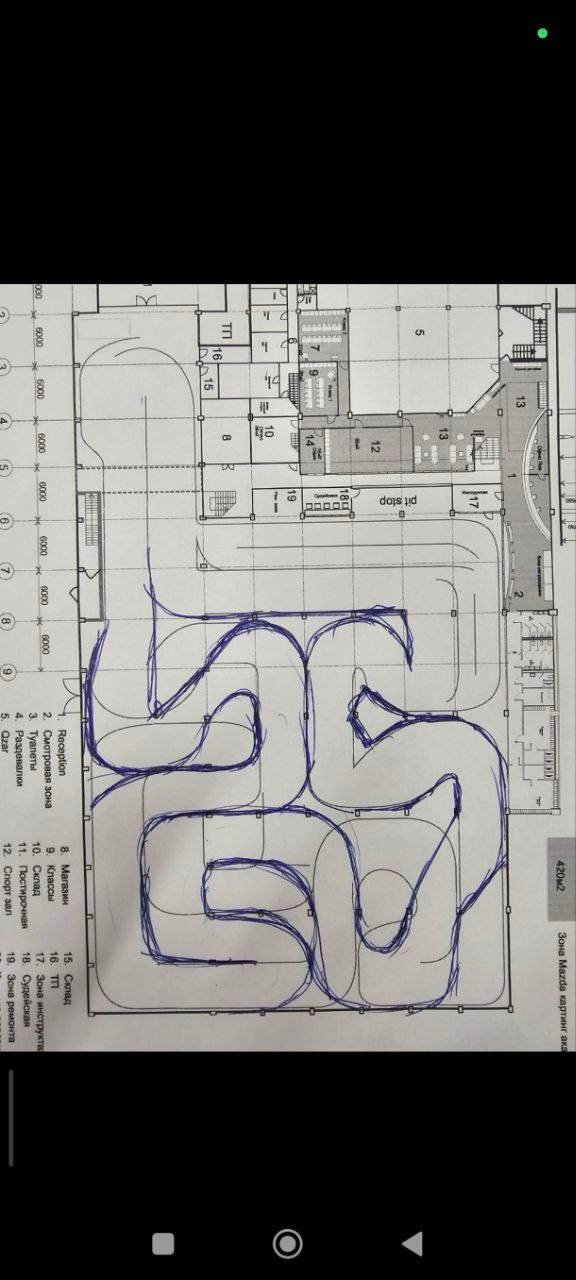
#> input picture analysis/tracks/miks.jpeg, 576 x 1280 px
$ python track_editor.py ../tracks/miks.jpeg
#> lines starting #> are read from the running program, lines starting #| are printed output that depends on the picture
"""Интерактивный редактор карты трека.

Загружаешь PNG → мышью ставишь точки опорной траектории (racing line)
и две точки для линии отсечки (start/finish). Сохраняет в track.json
рядом с картинкой.

Usage:
    python -m karttelemetry.track_editor <track.png>

Горячие клавиши:
    T        — режим "трасса": клик добавляет точку в опорную траекторию
    F        — режим "отсечка": следующие два клика определяют линию старта/финиша
    U        — отменить последнюю точку в текущем режиме
    C        — очистить всё (с подтверждением)
    S        — сохранить
    L        — замкнуть траекторию (добавить сегмент от последней к первой)

При закрытии окна предлагается сохранить, если были несохранённые изменения.
"""

from __future__ import annotations

import argparse
import json
import sys
from pathlib import Path
from typing import Any

import matplotlib.pyplot as plt
import numpy as np
from matplotlib.image import imread
from matplotlib.lines import Line2D


class TrackEditor:
    def __init__(self, image_path: Path):
        self.image_path = image_path
        self.save_path = image_path.with_suffix(".track.json")

        self.img = imread(str(image_path))
#> self.img is the input picture: shape (1280, 576, 3); mean R, G, B 108.5, 107.2, 105.8
        self.img_h, self.img_w = self.img.shape[:2]
#> self.img_h = 1280; self.img_w = 576

        self.trajectory: list[tuple[float, float]] = []
        self.start_finish: list[tuple[float, float]] = []
        self.mode: str = "trajectory"   # или "startfinish"
        self.dirty: bool = False

        # Подгружаем, если уже размечали ранее
        if self.save_path.exists():
            try:
                data = json.loads(self.save_path.read_text())
                self.trajectory = [tuple(p) for p in data.get("trajectory_px", [])]
                self.start_finish = [tuple(p) for p in data.get("start_finish_px", [])]
                print(f"loaded existing: {self.save_path.name} "
                      f"({len(self.trajectory)} точек траектории, "
                      f"{len(self.start_finish)} точек отсечки)")
            except Exception as e:  # noqa: BLE001
                print(f"warning: не удалось прочитать {self.save_path.name}: {e}")

        # Фигура
        self.fig, self.ax = plt.subplots(figsize=(14, 9))
        self.ax.imshow(self.img, origin="upper")
        self.ax.set_xlim(0, self.img_w)
        self.ax.set_ylim(self.img_h, 0)
        self.ax.set_aspect("equal")

        # Отрисовка
        self.traj_line, = self.ax.plot([], [], "o-", color="cyan", lw=2, ms=5,
                                        markeredgecolor="white", picker=5)
        self.traj_closing_line, = self.ax.plot([], [], "--", color="cyan", lw=1, alpha=0.5)
        self.sf_dots, = self.ax.plot([], [], "o", color="red", ms=12,
                                      markeredgecolor="white", mew=2)
        self.sf_line, = self.ax.plot([], [], "-", color="red", lw=3, alpha=0.9)

        self._update_title()
        self._redraw()

        self.fig.canvas.mpl_connect("button_press_event", self._on_click)
        self.fig.canvas.mpl_connect("key_press_event", self._on_key)
        self.fig.canvas.mpl_connect("close_event", self._on_close)

    # ---- interactions ----

    # [74 lines left out: functions _on_click, _on_key, _on_close, not called in this run]

    # ---- render ----

    def _update_title(self) -> None:
        mode_label = {
            "trajectory": "ТРАССА (кликай вдоль racing line)",
            "startfinish": "ОТСЕЧКА (2 клика для линии)",
        }[self.mode]
        info = f"[{mode_label}]   T=трасса  F=отсечка  U=отмена  L=замкнуть  S=сохранить  C=очистить"
        self.ax.set_title(f"{self.image_path.name} | {info} | "
                          f"точек: трасса={len(self.trajectory)} отсечка={len(self.start_finish)}")

    def _redraw(self) -> None:
        # Траектория
        if self.trajectory:
            xs, ys = zip(*self.trajectory)
            self.traj_line.set_data(xs, ys)
            # Замыкание (визуально; факт замыкания сохраняем в json как флаг closed)
            if len(self.trajectory) > 2:
                self.traj_closing_line.set_data(
                    [self.trajectory[-1][0], self.trajectory[0][0]],
                    [self.trajectory[-1][1], self.trajectory[0][1]],
                )
            else:
                self.traj_closing_line.set_data([], [])
        else:
            self.traj_line.set_data([], [])
            self.traj_closing_line.set_data([], [])

        # Отсечка
        if self.start_finish:
            xs, ys = zip(*self.start_finish)
            self.sf_dots.set_data(xs, ys)
            if len(self.start_finish) == 2:
                self.sf_line.set_data(xs, ys)
            else:
                self.sf_line.set_data([], [])
        else:
            self.sf_dots.set_data([], [])
            self.sf_line.set_data([], [])

        self.fig.canvas.draw_idle()

    # ---- save ----

    # [13 lines left out: function _save, not called in this run]


def main(argv: list[str] | None = None) -> int:
    parser = argparse.ArgumentParser(prog="karttelemetry.track_editor")
    parser.add_argument("track_image", type=Path, help="PNG карта трека вид сверху")
    args = parser.parse_args(argv)

    if not args.track_image.is_file():
        print(f"error: image not found: {args.track_image}", file=sys.stderr)
        return 2

    editor = TrackEditor(args.track_image)
    plt.show()
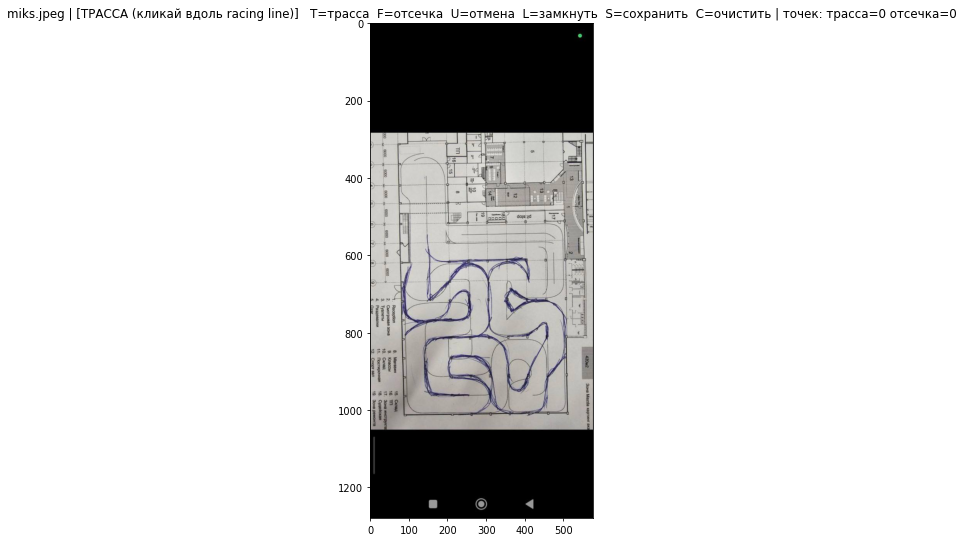
#> figure drawn by matplotlib, 1 panel
    return 0


if __name__ == "__main__":
    raise SystemExit(main())
#> (the program exits here)
